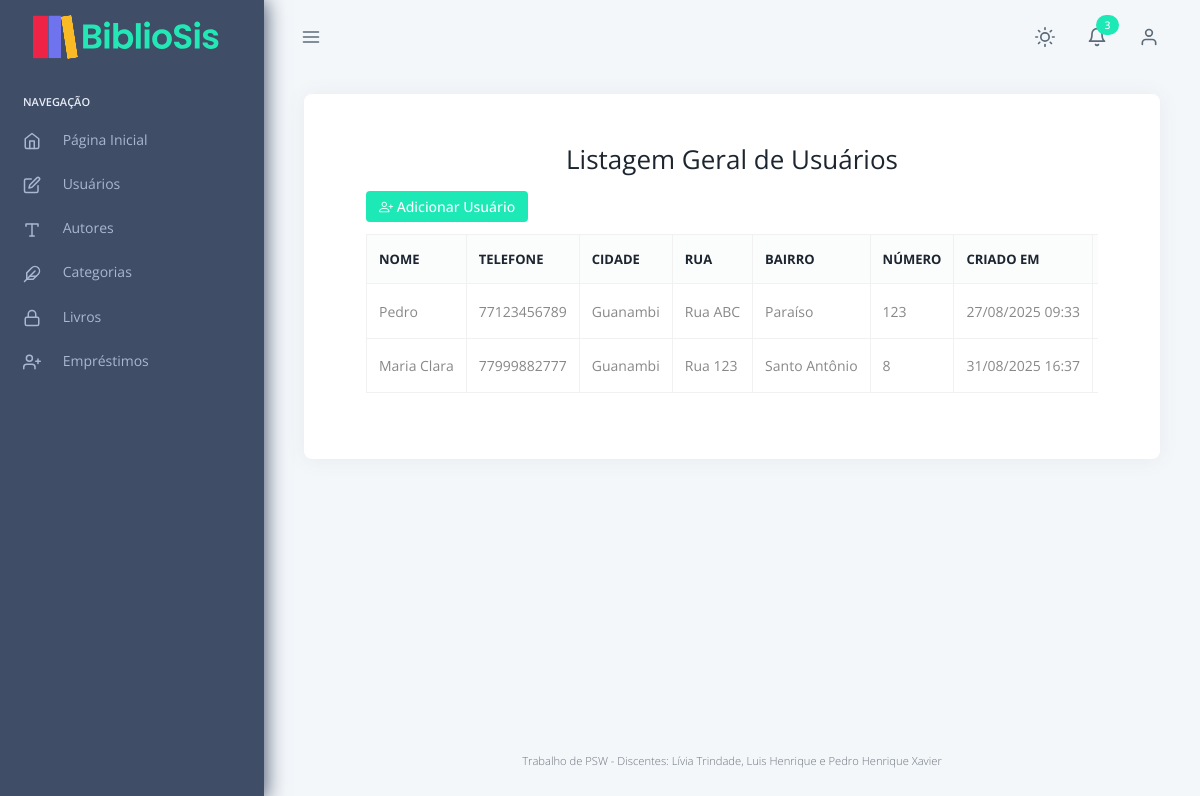
/usuario/ (signed in), run on an earlier commit of the app's database.
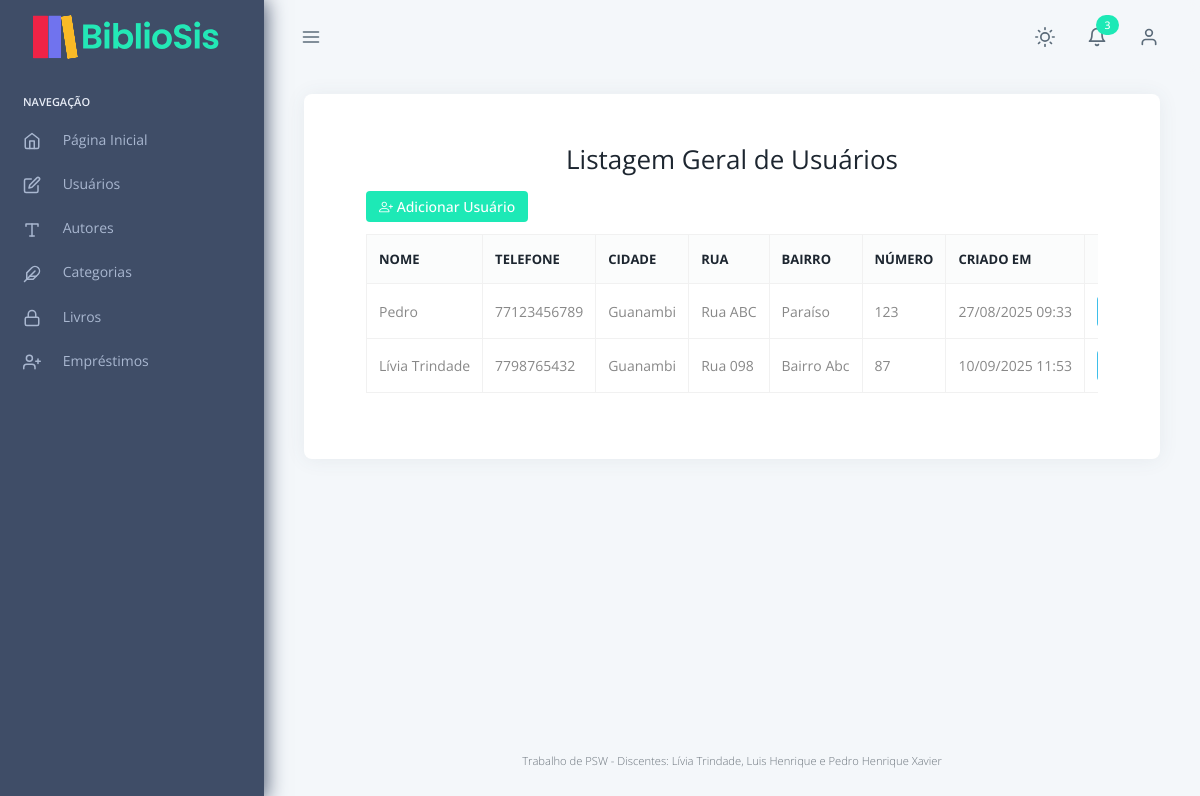
And on a later commit of the database.
### usuario/models.py (models this page shows, shortened)
class Usuario(User):
    nome = models.CharField(max_length=100)
    telefone = models.CharField(max_length=100)
    cidade = models.CharField(max_length=100)
    rua = models.CharField(max_length=100)
    bairro = models.CharField(max_length=100)
    numero = models.CharField(max_length=100)
    criado_em = models.DateTimeField(auto_now_add=True)
    class Meta:
        db_table = "usuarios_usuarios"
        permissions = [
            ("detail_usuario", "Pode ver o detalhe de usuário"),
        ]

### usuario/views.py (the view)
# urls.py: path('', views.index, name='index-autor'),
@login_required
@permission_required('usuario.view_usuario', raise_exception=True)
def index(request):
    usuarios = Usuario.objects.all()
    return render(request, 'usuario/index.html', {'usuarios': usuarios})

### templates/usuario/index.html (shortened to what this page needs)
{% extends "_base.html" %}
{% load static %}
{% block content %}
<div class="container my-5">
  <div class="text-center mb-4">
    <h3 class="fw-bold">Listagem Geral de Usuários</h3>
  </div>
  <div class="mb-3 text-end">
    <a href="create/" class="btn btn-success btn-sm">
      <i class="bi bi-person-plus"></i> Adicionar Usuário
    </a>
  </div>
  <div class="table-responsive">
    <table class="table table-hover table-bordered align-middle">
      <thead class="table-dark">
        <tr>
          <th>Nome</th>
          <th>Telefone</th>
          <th>Cidade</th>
          <th>Rua</th>
          <th>Bairro</th>
          <th>Número</th>
          <th>Criado em</th>
          {% if perms.usuario.detail_usuario %}<th>Detalhe</th>{% endif %}
        </tr>
      </thead>
      <tbody>
        {% for usuario in usuarios %}
        <tr>
          <td>{{ usuario.nome }}</td>
          <td>{{ usuario.telefone }}</td>
          <td>{{ usuario.cidade }}</td>
          <td>{{ usuario.rua }}</td>
          <td>{{ usuario.bairro }}</td>
          <td>{{ usuario.numero }}</td>
          <td>{{ usuario.criado_em|date:"d/m/Y H:i" }}</td>
          {% if perms.usuario.detail_usuario %}
          <td>
          </td>
          {% endif %}
        </tr>
        {% empty %}
        <tr>
          <td colspan="10" class="text-center text-muted">Nenhum usuário encontrado.</td>
        </tr>
        {% endfor %}
      </tbody>
    </table>
  </div>
</div>
{% endblock %}

### templates/_base.html (shortened to what this page needs)
{% load static %}
<!doctype html>
<html lang="en" data-pc-preset="preset-1" data-pc-sidebar-caption="true" data-pc-direction="ltr" dir="ltr"
  data-pc-theme="light">
<head>
  <link rel="stylesheet" href="{% static 'fonts/phosphor/duotone/style.css' %}" />
  <link rel="stylesheet" href="{% static 'fonts/tabler-icons.min.css' %}" />
  <link rel="stylesheet" href="{% static 'fonts/feather.css' %}" />
  <link rel="stylesheet" href="{% static 'fonts/fontawesome.css' %}" />
  <link rel="stylesheet" href="{% static 'fonts/material.css' %}" />
  <link rel="stylesheet" href="{% static 'css/style.css' %}" id="main-style-link" />
  <link href="https://cdn.jsdelivr.net/npm/bootstrap-icons@1.11.3/font/bootstrap-icons.css" rel="stylesheet">
</head>
<body>
  {% include "_sidebar.html" %}
  {% include "_topbar.html" %}
  <div class="pc-container">
    <div class="pc-content">
      <div class="page-header">
        <div class="page-block">
          <div class="card table-card" style="border-radius: 8px; border: 2px #6c757d; padding: 30px;">
            {% block content %}
            {% endblock %}
          </div>
        </div>
      </div>
    </div>
  </div>
  <footer class="pc-footer">
    <h3 style="font-size: 80%; font-weight: 300; color: #6c757d; text-align: center;">
      Trabalho de PSW - Discentes: Lívia Trindade, Luis Henrique e Pedro Henrique Xavier
    </h3>
  </footer>
</body>
</html>

### templates/_sidebar.html (shortened to what this page needs)
{% load static %}
<nav class="pc-sidebar">
  <div class="navbar-wrapper">
    <div class="m-header flex items-center py-4 px-6 h-header-height">
      <a href="/" class="b-brand flex items-center gap-3">
        <img src="{% static 'images/logo/logo.svg' %}"  alt="logo" />
      </a>
    </div>
    <div class="navbar-content h-[calc(100vh_-_74px)] py-2.5">
      <ul class="pc-navbar">
        <li class="pc-item pc-caption">
          <label>Navegação</label>
        </li>
        <li class="pc-item">
        <li class="pc-item">
          <a href="/" class="pc-link">
            <span class="pc-micon">
              <i data-feather="home"></i>
            </span>
            <span class="pc-mtext">Página Inicial</span>
          </a>
        </li>
        <li class="pc-item pc-hasmenu">
          <a href="/usuario" class="pc-link">
            <span class="pc-micon"> <i data-feather="edit"></i></span>
            <span class="pc-mtext">Usuários</span>
          </a>
        </li>
        <li class="pc-item pc-hasmenu">
          <a href="/autor" class="pc-link">
            <span class="pc-micon"> <i data-feather="type"></i></span>
            <span class="pc-mtext">Autores</span>
          </a>
        </li>
        <li class="pc-item pc-hasmenu">
           <a href="/categoria" class="pc-link">
            <span class="pc-micon"> <i data-feather="feather"></i></span>
            <span class="pc-mtext">Categorias</span>
          </a>
        </li>
        <li class="pc-item pc-hasmenu">
           <a href="/livro" class="pc-link">
            <span class="pc-micon"> <i data-feather="lock"></i></span>
            <span class="pc-mtext">Livros</span>
          </a>
        </li>
        <li class="pc-item pc-hasmenu">
          <a href="/emprestimo" class="pc-link">
            <span class="pc-micon"> <i data-feather="user-plus"></i></span>
            <span class="pc-mtext">Empréstimos</span>
          </a>
        </li>
      </ul>
    </div>
  </div>
</nav>

### templates/_topbar.html (shortened to what this page needs)
{% load static %}
<header class="pc-header">
  <div class="header-wrapper flex max-sm:px-[15px] px-[25px] grow">
    <div class="me-auto pc-mob-drp">
      <ul class="inline-flex *:min-h-header-height *:inline-flex *:items-center">
        <li class="pc-h-item pc-sidebar-collapse max-lg:hidden lg:inline-flex">
          <a href="#" class="pc-head-link ltr:!ml-0 rtl:!mr-0" id="sidebar-hide">
            <i data-feather="menu"></i>
          </a>
        </li>
      </ul>
    </div>
    <div class="ms-auto">
      <ul class="inline-flex *:min-h-header-height *:inline-flex *:items-center">
        <li class="dropdown pc-h-item">
          <a class="pc-head-link dropdown-toggle me-0" data-pc-toggle="dropdown" href="#" role="button"
            aria-haspopup="false" aria-expanded="false">
            <i data-feather="sun"></i>
          </a>
        </li>
        <li class="dropdown pc-h-item">
          <a class="pc-head-link dropdown-toggle me-0" data-pc-toggle="dropdown" href="#" role="button"
            aria-haspopup="false" aria-expanded="false">
            <i data-feather="bell"></i>
            <span class="badge bg-success-500 text-white rounded-full z-10 absolute right-0 top-0">3</span>
          </a>
        </li>
        <li class="dropdown pc-h-item header-user-profile">
          <a class="pc-head-link dropdown-toggle arrow-none me-0" data-pc-toggle="dropdown" href="#" role="button"
            aria-haspopup="false" data-pc-auto-close="outside" aria-expanded="false">
            <i data-feather="user"></i>
          </a>
        </li>
      </ul>
    </div>
  </div>
</header>

What changed in the data, as far as the page shows it:
removed Usuario: nome "Maria Clara", telefone "77999882777", cidade "Guanambi", rua "Rua 123", bairro "Santo Antônio", numero "8", criado_em "31/08/2025 16:37"
added Usuario: nome "Lívia Trindade", telefone "7798765432", cidade "Guanambi", rua "Rua 098", bairro "Bairro Abc", numero "87", criado_em "10/09/2025 11:53"
